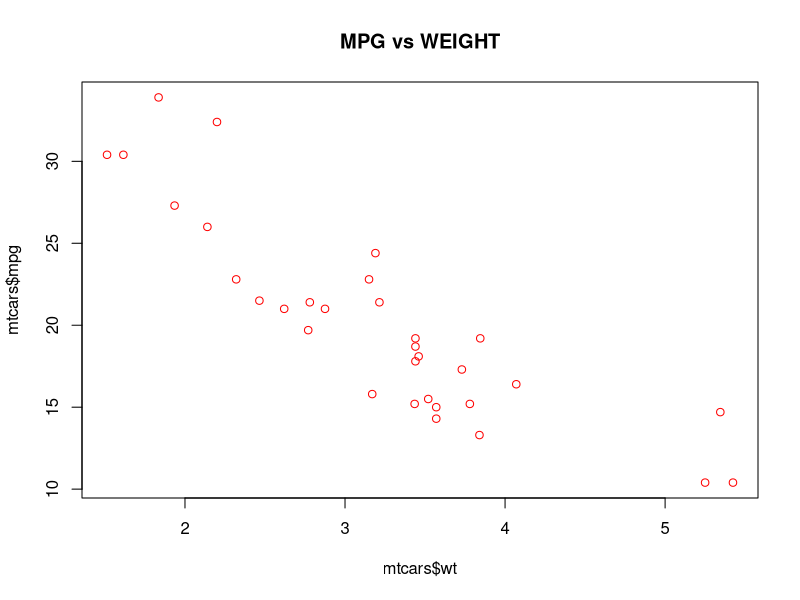

Write R code to recreate this figure.
#1.a
mtcars
attach(mtcars)
#1.b
plot(mtcars$wt, mtcars$mpg, main=" MPG vs WEIGHT ", col="Red")
#1.c
cor(mtcars$mpg, mtcars$wt)
